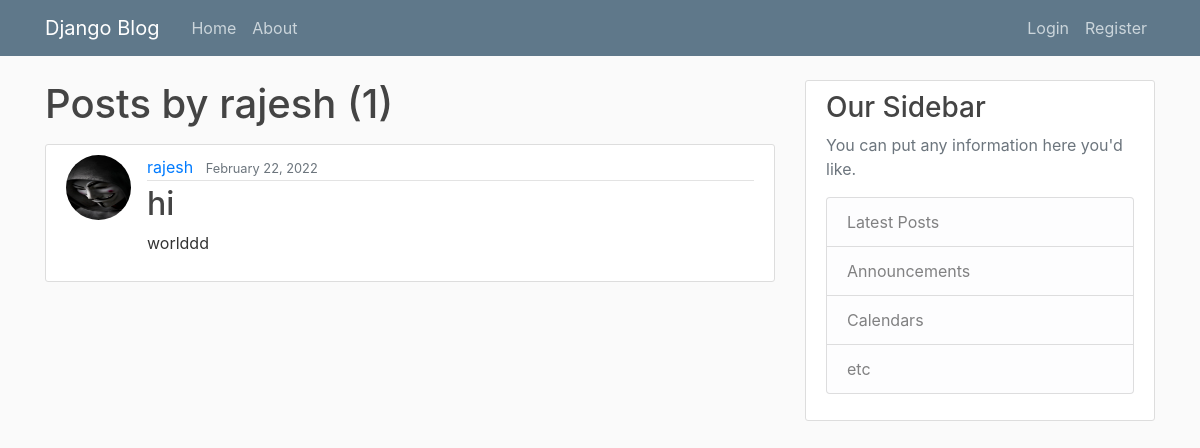
Screenshot of /user/rajesh with the database file from the repository.
### blog/models.py (models this page shows, shortened)
class Post(models.Model):
    title = models.CharField(max_length=20)
    content = models.TextField()
    date_posted = models.DateTimeField(default=timezone.now)
    author = models.ForeignKey(User, on_delete=models.CASCADE)

### users/models.py (models this page shows, shortened)
class Profile(models.Model):
    user = models.OneToOneField(User, on_delete=models.CASCADE)
    image = models.ImageField(default='default.jpg', upload_to='profile_pics')

### blog/views.py (the view)
# urls.py: path('user/<str:username>', UserPostListView.as_view(), name='user-posts'),
class UserPostListView(ListView):
    model = Post
    template_name = 'blog/user_posts.html'  # <app>/<model>_<viewtype>.html
    context_object_name = 'posts'
    paginate_by = 1
    def get_queryset(self):
        user = get_object_or_404(User, username=self.kwargs.get('username'))
        return Post.objects.filter(author=user).order_by('-date_posted')

### blog/templates/blog/user_posts.html (shortened to what this page needs)
{% extends "blog/base.html" %}
{% block content %}
    <h1 class="mb-3">Posts by {{ view.kwargs.username }} ({{ page_obj.paginator.count }})</h1>
    {% for post in posts %}
        <article class="media content-section">
          <img class="rounded-circle article-img" src="{{ post.author.profile.image.url }}">
          <div class="media-body">
            <div class="article-metadata">
              <a class="mr-2" href="{% url 'user-posts' post.author.username %}">{{ post.author }}</a>
              <small class="text-muted">{{ post.date_posted|date:"F d, Y" }}</small>
            </div>
            <h2><a class="article-title" href="{% url 'post-detail' post.id %}">{{ post.title }}</a></h2>
            <p class="article-content">{{ post.content }}</p>
          </div>
        </article>
    {% endfor %}
{% endblock content %}

### blog/static/blog/main.css (style rules this page uses)
body { background: #fafafa; color: #333333; margin-top: 5rem; }
h1, h2, h3, h4, h5, h6 { color: #444444; }
.content-section { background: #ffffff; padding: 10px 20px; border: 1px solid #dddddd; border-radius: 3px; margin-bottom: 20px; }
.article-title { color: #444444; }
.article-content { white-space: pre-line; }
.article-img { height: 65px; width: 65px; margin-right: 16px; }
.article-metadata { padding-bottom: 1px; margin-bottom: 4px; border-bottom: 1px solid #e3e3e3 }

### rows the page displays
Post: author.profile.image (picture), author "rajesh", date_posted "February 22, 2022", title "hi", content "worlddd"

### other values shown
{{ view.kwargs.username }} "rajesh"
{{ page_obj.paginator.count }} "1"
